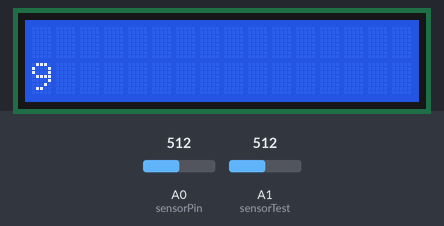
A sketch run on a simulated Arduino Uno, built with avr-gcc and run on an emulated ATmega328P. On the bench: 16×2 character LCD. The test bench sets the inputs (shaded band); at power-on: A0 (sensorPin) = 512, A1 (sensorTest) = 512. What the sketch prints to the serial monitor is not drawn.

Above: at 1.2 s.
1.3 s: A0 (sensorPin) set to 716
At 2.8 s:
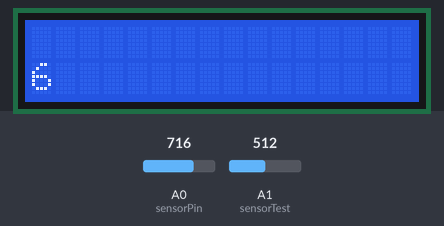
3.5 s: A0 (sensorPin) set to 900
At 4.5 s:
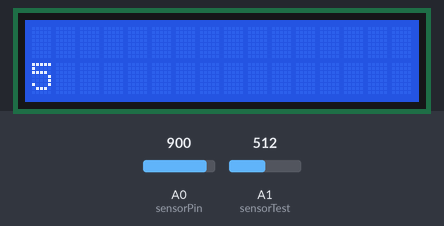
5.5 s: A0 (sensorPin) set to 1023
At 7.5 s:
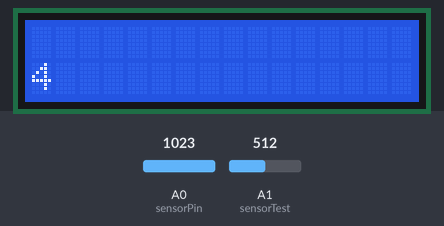
Timing chart, 0 to 9.0 s (numbered marks = the images above; inputs shaded):
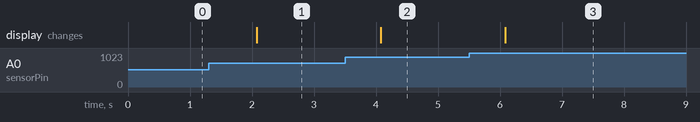

Measured:
- after the input at 1.3 s, the display: changes after 0.77 s (image 1)
- after the input at 3.5 s, the display: changes after 0.58 s (image 2)
- after the input at 5.5 s, the display: changes after 0.59 s (image 3)

The sketch:

distance.ino
```cpp
#include <LiquidCrystal.h>
LiquidCrystal lcd(12,11,5,4,3,2);

int const sensorPin = A0;
int sensorVal;
int const sensorTest = A1;
int senTest;
int cm;
void setup()
{
   Serial.begin(9600);
   lcd.begin(16,2);
   lcd.print("hello :)");

}
void loop()
{
     sensorVal = analogRead(sensorPin);
     senTest = analogRead(sensorTest);
     Serial.println("Sensor value "+(String)(senTest));
     cm = 4800/(sensorVal-20);
    Serial.println(cm+(String)("cm"));
    lcd.clear();
    lcd.setCursor(0,1);
    lcd.print(cm);
    delay(1000);
}
```
